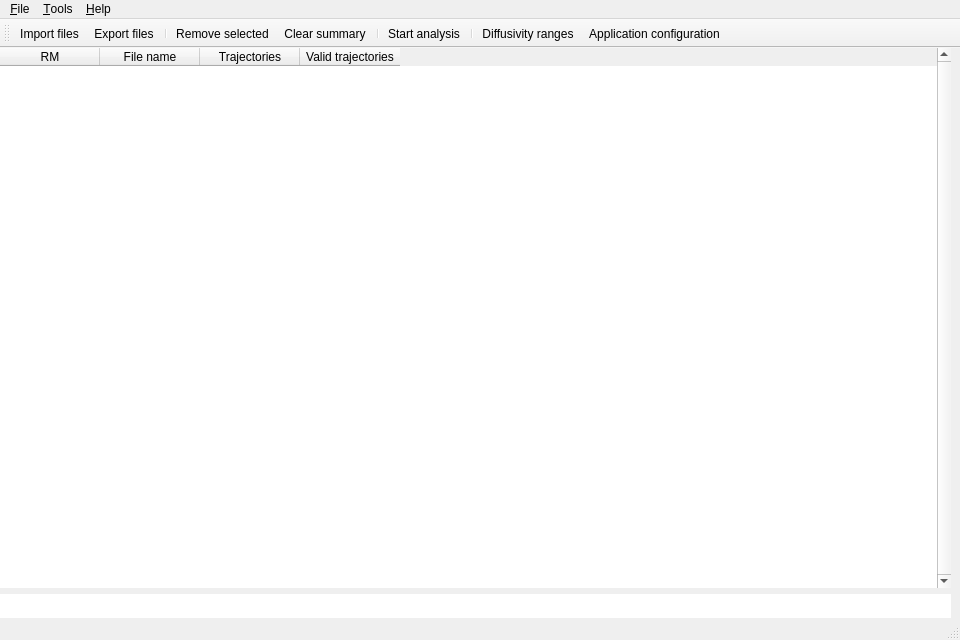
<?xml version="1.0" encoding="UTF-8"?>
<ui version="4.0">
 <class>MainWindow</class>
 <widget class="QMainWindow" name="MainWindow">
  <property name="geometry">
   <rect>
    <x>0</x>
    <y>0</y>
    <width>960</width>
    <height>640</height>
   </rect>
  </property>
  <property name="sizePolicy">
   <sizepolicy hsizetype="Fixed" vsizetype="Fixed">
    <horstretch>0</horstretch>
    <verstretch>0</verstretch>
   </sizepolicy>
  </property>
  <property name="minimumSize">
   <size>
    <width>960</width>
    <height>640</height>
   </size>
  </property>
  <property name="maximumSize">
   <size>
    <width>960</width>
    <height>640</height>
   </size>
  </property>
  <property name="windowTitle">
   <string>Multiple Particle Tracking</string>
  </property>
  <property name="windowIcon">
   <iconset resource="resources/resources.qrc">
    <normaloff>:/icons/icons/node-magnifier.png</normaloff>:/icons/icons/node-magnifier.png</iconset>
  </property>
  <widget class="QWidget" name="centralwidget">
   <layout class="QVBoxLayout" name="verticalLayout">
    <property name="leftMargin">
     <number>0</number>
    </property>
    <property name="topMargin">
     <number>0</number>
    </property>
    <property name="bottomMargin">
     <number>0</number>
    </property>
    <item>
     <widget class="QTableWidget" name="summary_view">
      <property name="frameShape">
       <enum>QFrame::NoFrame</enum>
      </property>
      <property name="frameShadow">
       <enum>QFrame::Plain</enum>
      </property>
      <property name="verticalScrollBarPolicy">
       <enum>Qt::ScrollBarAlwaysOn</enum>
      </property>
      <property name="horizontalScrollBarPolicy">
       <enum>Qt::ScrollBarAlwaysOff</enum>
      </property>
      <property name="autoScroll">
       <bool>false</bool>
      </property>
      <property name="showDropIndicator" stdset="0">
       <bool>false</bool>
      </property>
      <property name="alternatingRowColors">
       <bool>false</bool>
      </property>
      <attribute name="horizontalHeaderMinimumSectionSize">
       <number>43</number>
      </attribute>
      <attribute name="horizontalHeaderDefaultSectionSize">
       <number>100</number>
      </attribute>
      <attribute name="verticalHeaderVisible">
       <bool>false</bool>
      </attribute>
      <column>
       <property name="text">
        <string>RM</string>
       </property>
      </column>
      <column>
       <property name="text">
        <string>File name</string>
       </property>
      </column>
      <column>
       <property name="text">
        <string>Trajectories</string>
       </property>
       <property name="textAlignment">
        <set>AlignCenter</set>
       </property>
      </column>
      <column>
       <property name="text">
        <string>Valid trajectories</string>
       </property>
       <property name="textAlignment">
        <set>AlignCenter</set>
       </property>
      </column>
     </widget>
    </item>
    <item>
     <widget class="QTreeWidget" name="summary_total">
      <property name="maximumSize">
       <size>
        <width>16777215</width>
        <height>24</height>
       </size>
      </property>
      <property name="frameShape">
       <enum>QFrame::NoFrame</enum>
      </property>
      <property name="frameShadow">
       <enum>QFrame::Plain</enum>
      </property>
      <property name="verticalScrollBarPolicy">
       <enum>Qt::ScrollBarAlwaysOff</enum>
      </property>
      <property name="horizontalScrollBarPolicy">
       <enum>Qt::ScrollBarAlwaysOff</enum>
      </property>
      <property name="autoScroll">
       <bool>false</bool>
      </property>
      <property name="showDropIndicator" stdset="0">
       <bool>false</bool>
      </property>
      <property name="itemsExpandable">
       <bool>false</bool>
      </property>
      <attribute name="headerVisible">
       <bool>false</bool>
      </attribute>
      <attribute name="headerMinimumSectionSize">
       <number>43</number>
      </attribute>
      <attribute name="headerDefaultSectionSize">
       <number>100</number>
      </attribute>
      <attribute name="headerStretchLastSection">
       <bool>false</bool>
      </attribute>
      <column>
       <property name="text">
        <string>total</string>
       </property>
      </column>
      <column>
       <property name="text">
        <string>total_trajectories</string>
       </property>
      </column>
      <column>
       <property name="text">
        <string>total_valid_trajectories</string>
       </property>
      </column>
     </widget>
    </item>
   </layout>
  </widget>
  <widget class="QMenuBar" name="menuBar">
   <property name="geometry">
    <rect>
     <x>0</x>
     <y>0</y>
     <width>960</width>
     <height>22</height>
    </rect>
   </property>
   <widget class="QMenu" name="menu_File">
    <property name="title">
     <string>&amp;File</string>
    </property>
    <addaction name="actionImport_files"/>
    <addaction name="actionExport_files"/>
    <addaction name="separator"/>
    <addaction name="actionExit"/>
   </widget>
   <widget class="QMenu" name="menuEdit">
    <property name="title">
     <string>&amp;Tools</string>
    </property>
    <widget class="QMenu" name="menuConfigurations">
     <property name="title">
      <string>Configurations</string>
     </property>
     <addaction name="actionDiffusivity_ranges"/>
     <addaction name="actionApplication_configuration"/>
    </widget>
    <addaction name="actionStart_analysis"/>
    <addaction name="separator"/>
    <addaction name="menuConfigurations"/>
    <addaction name="separator"/>
    <addaction name="actionRemove_selected"/>
    <addaction name="actionClear_summary"/>
   </widget>
   <widget class="QMenu" name="menuHelp">
    <property name="title">
     <string>&amp;Help</string>
    </property>
    <addaction name="actionAbout"/>
   </widget>
   <addaction name="menu_File"/>
   <addaction name="menuEdit"/>
   <addaction name="menuHelp"/>
  </widget>
  <widget class="QStatusBar" name="statusbar"/>
  <widget class="QToolBar" name="toolBar">
   <property name="windowTitle">
    <string>toolBar</string>
   </property>
   <attribute name="toolBarArea">
    <enum>TopToolBarArea</enum>
   </attribute>
   <attribute name="toolBarBreak">
    <bool>false</bool>
   </attribute>
   <addaction name="actionImport_files"/>
   <addaction name="actionExport_files"/>
   <addaction name="separator"/>
   <addaction name="actionRemove_selected"/>
   <addaction name="actionClear_summary"/>
   <addaction name="separator"/>
   <addaction name="actionStart_analysis"/>
   <addaction name="separator"/>
   <addaction name="actionDiffusivity_ranges"/>
   <addaction name="actionApplication_configuration"/>
  </widget>
  <action name="actionImport_files">
   <property name="icon">
    <iconset resource="resources/resources.qrc">
     <normaloff>:/icons/icons/document-import.png</normaloff>:/icons/icons/document-import.png</iconset>
   </property>
   <property name="text">
    <string>&amp;Import files...</string>
   </property>
   <property name="shortcut">
    <string>Ctrl+I</string>
   </property>
  </action>
  <action name="actionExport_files">
   <property name="icon">
    <iconset resource="resources/resources.qrc">
     <normaloff>:/icons/icons/document-export.png</normaloff>:/icons/icons/document-export.png</iconset>
   </property>
   <property name="text">
    <string>&amp;Export files...</string>
   </property>
   <property name="shortcut">
    <string>Ctrl+E</string>
   </property>
  </action>
  <action name="actionStart_analysis">
   <property name="icon">
    <iconset resource="resources/resources.qrc">
     <normaloff>:/icons/icons/control.png</normaloff>:/icons/icons/control.png</iconset>
   </property>
   <property name="text">
    <string>&amp;Start analysis</string>
   </property>
   <property name="shortcut">
    <string>F5</string>
   </property>
  </action>
  <action name="actionRemove_selected">
   <property name="icon">
    <iconset resource="resources/resources.qrc">
     <normaloff>:/icons/icons/minus.png</normaloff>:/icons/icons/minus.png</iconset>
   </property>
   <property name="text">
    <string>&amp;Remove selected</string>
   </property>
  </action>
  <action name="actionClear_summary">
   <property name="icon">
    <iconset resource="resources/resources.qrc">
     <normaloff>:/icons/icons/broom.png</normaloff>:/icons/icons/broom.png</iconset>
   </property>
   <property name="text">
    <string>&amp;Clear summary</string>
   </property>
  </action>
  <action name="actionDiffusivity_ranges">
   <property name="icon">
    <iconset resource="resources/resources.qrc">
     <normaloff>:/icons/icons/ui-slider-050.png</normaloff>:/icons/icons/ui-slider-050.png</iconset>
   </property>
   <property name="text">
    <string>Diffusivity ranges</string>
   </property>
  </action>
  <action name="actionApplication_configuration">
   <property name="icon">
    <iconset resource="resources/resources.qrc">
     <normaloff>:/icons/icons/application-task.png</normaloff>:/icons/icons/application-task.png</iconset>
   </property>
   <property name="text">
    <string>Application configuration</string>
   </property>
  </action>
  <action name="actionAbout">
   <property name="icon">
    <iconset resource="resources/resources.qrc">
     <normaloff>:/icons/icons/information.png</normaloff>:/icons/icons/information.png</iconset>
   </property>
   <property name="text">
    <string>&amp;About</string>
   </property>
  </action>
  <action name="actionExit">
   <property name="text">
    <string>Exit</string>
   </property>
   <property name="menuRole">
    <enum>QAction::QuitRole</enum>
   </property>
  </action>
 </widget>
 <resources>
  <include location="resources/resources.qrc"/>
 </resources>
 <connections/>
</ui>
